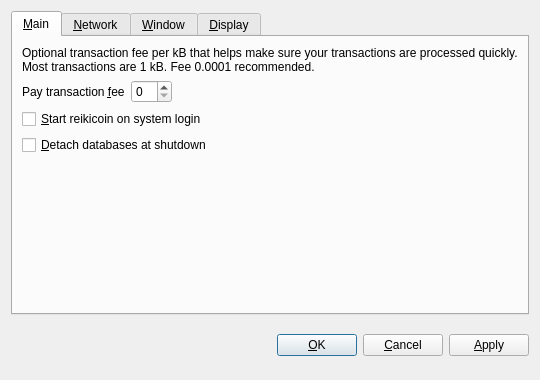
<?xml version="1.0" encoding="UTF-8"?>
<ui version="4.0">
 <class>OptionsDialog</class>
 <widget class="QDialog" name="OptionsDialog">
  <property name="geometry">
   <rect>
    <x>0</x>
    <y>0</y>
    <width>540</width>
    <height>380</height>
   </rect>
  </property>
  <property name="windowTitle">
   <string>Options</string>
  </property>
  <property name="modal">
   <bool>true</bool>
  </property>
  <layout class="QVBoxLayout" name="verticalLayout">
   <item>
    <widget class="QTabWidget" name="tabWidget">
     <property name="tabPosition">
      <enum>QTabWidget::North</enum>
     </property>
     <property name="currentIndex">
      <number>0</number>
     </property>
     <widget class="QWidget" name="tabMain">
      <attribute name="title">
       <string>&amp;Main</string>
      </attribute>
      <layout class="QVBoxLayout" name="verticalLayout_Main">
       <item>
        <widget class="QLabel" name="transactionFeeInfoLabel">
         <property name="text">
          <string>Optional transaction fee per kB that helps make sure your transactions are processed quickly. Most transactions are 1 kB. Fee 0.0001 recommended.</string>
         </property>
         <property name="textFormat">
          <enum>Qt::PlainText</enum>
         </property>
         <property name="wordWrap">
          <bool>true</bool>
         </property>
        </widget>
       </item>
       <item>
        <layout class="QHBoxLayout" name="horizontalLayout_Main">
         <item>
          <widget class="QLabel" name="transactionFeeLabel">
           <property name="text">
            <string>Pay transaction &amp;fee</string>
           </property>
           <property name="textFormat">
            <enum>Qt::PlainText</enum>
           </property>
           <property name="buddy">
            <cstring>transactionFee</cstring>
           </property>
          </widget>
         </item>
         <item>
          <widget class="reikicoinAmountField" name="transactionFee"/>
         </item>
         <item>
          <spacer name="horizontalSpacer_Main">
           <property name="orientation">
            <enum>Qt::Horizontal</enum>
           </property>
           <property name="sizeHint" stdset="0">
            <size>
             <width>40</width>
             <height>20</height>
            </size>
           </property>
          </spacer>
         </item>
        </layout>
       </item>
       <item>
        <widget class="QCheckBox" name="reikicoinAtStartup">
         <property name="toolTip">
          <string>Automatically start reikicoin after logging in to the system.</string>
         </property>
         <property name="text">
          <string>&amp;Start reikicoin on system login</string>
         </property>
        </widget>
       </item>
       <item>
        <widget class="QCheckBox" name="detachDatabases">
         <property name="toolTip">
          <string>Detach block and address databases at shutdown. This means they can be moved to another data directory, but it slows down shutdown. The wallet is always detached.</string>
         </property>
         <property name="text">
          <string>&amp;Detach databases at shutdown</string>
         </property>
        </widget>
       </item>
       <item>
        <spacer name="verticalSpacer_Main">
         <property name="orientation">
          <enum>Qt::Vertical</enum>
         </property>
         <property name="sizeHint" stdset="0">
          <size>
           <width>20</width>
           <height>40</height>
          </size>
         </property>
        </spacer>
       </item>
      </layout>
     </widget>
     <widget class="QWidget" name="tabNetwork">
      <attribute name="title">
       <string>&amp;Network</string>
      </attribute>
      <layout class="QVBoxLayout" name="verticalLayout_Network">
       <item>
        <widget class="QCheckBox" name="mapPortUpnp">
         <property name="toolTip">
          <string>Automatically open the reikicoin client port on the router. This only works when your router supports UPnP and it is enabled.</string>
         </property>
         <property name="text">
          <string>Map port using &amp;UPnP</string>
         </property>
        </widget>
       </item>
       <item>
        <widget class="QCheckBox" name="connectSocks">
         <property name="toolTip">
          <string>Connect to the reikicoin network through a SOCKS proxy (e.g. when connecting through Tor).</string>
         </property>
         <property name="text">
          <string>&amp;Connect through SOCKS proxy:</string>
         </property>
        </widget>
       </item>
       <item>
        <layout class="QHBoxLayout" name="horizontalLayout_Network">
         <item>
          <widget class="QLabel" name="proxyIpLabel">
           <property name="text">
            <string>Proxy &amp;IP:</string>
           </property>
           <property name="textFormat">
            <enum>Qt::PlainText</enum>
           </property>
           <property name="buddy">
            <cstring>proxyIp</cstring>
           </property>
          </widget>
         </item>
         <item>
          <widget class="QValidatedLineEdit" name="proxyIp" native="true">
           <property name="maximumSize">
            <size>
             <width>140</width>
             <height>16777215</height>
            </size>
           </property>
           <property name="toolTip">
            <string>IP address of the proxy (e.g. 127.0.0.1)</string>
           </property>
          </widget>
         </item>
         <item>
          <widget class="QLabel" name="proxyPortLabel">
           <property name="text">
            <string>&amp;Port:</string>
           </property>
           <property name="textFormat">
            <enum>Qt::PlainText</enum>
           </property>
           <property name="buddy">
            <cstring>proxyPort</cstring>
           </property>
          </widget>
         </item>
         <item>
          <widget class="QLineEdit" name="proxyPort">
           <property name="maximumSize">
            <size>
             <width>55</width>
             <height>16777215</height>
            </size>
           </property>
           <property name="toolTip">
            <string>Port of the proxy (e.g. 9050)</string>
           </property>
          </widget>
         </item>
         <item>
          <widget class="QLabel" name="socksVersionLabel">
           <property name="text">
            <string>SOCKS &amp;Version:</string>
           </property>
           <property name="textFormat">
            <enum>Qt::PlainText</enum>
           </property>
           <property name="buddy">
            <cstring>socksVersion</cstring>
           </property>
          </widget>
         </item>
         <item>
          <widget class="QValueComboBox" name="socksVersion">
           <property name="toolTip">
            <string>SOCKS version of the proxy (e.g. 5)</string>
           </property>
          </widget>
         </item>
         <item>
          <spacer name="horizontalSpacer_Network">
           <property name="orientation">
            <enum>Qt::Horizontal</enum>
           </property>
           <property name="sizeHint" stdset="0">
            <size>
             <width>40</width>
             <height>20</height>
            </size>
           </property>
          </spacer>
         </item>
        </layout>
       </item>
       <item>
        <spacer name="verticalSpacer_Network">
         <property name="orientation">
          <enum>Qt::Vertical</enum>
         </property>
         <property name="sizeHint" stdset="0">
          <size>
           <width>20</width>
           <height>40</height>
          </size>
         </property>
        </spacer>
       </item>
      </layout>
     </widget>
     <widget class="QWidget" name="tabWindow">
      <attribute name="title">
       <string>&amp;Window</string>
      </attribute>
      <layout class="QVBoxLayout" name="verticalLayout_Window">
       <item>
        <widget class="QCheckBox" name="minimizeToTray">
         <property name="toolTip">
          <string>Show only a tray icon after minimizing the window.</string>
         </property>
         <property name="text">
          <string>&amp;Minimize to the tray instead of the taskbar</string>
         </property>
        </widget>
       </item>
       <item>
        <widget class="QCheckBox" name="minimizeOnClose">
         <property name="toolTip">
          <string>Minimize instead of exit the application when the window is closed. When this option is enabled, the application will be closed only after selecting Quit in the menu.</string>
         </property>
         <property name="text">
          <string>M&amp;inimize on close</string>
         </property>
        </widget>
       </item>
       <item>
        <spacer name="verticalSpacer_Window">
         <property name="orientation">
          <enum>Qt::Vertical</enum>
         </property>
         <property name="sizeHint" stdset="0">
          <size>
           <width>20</width>
           <height>40</height>
          </size>
         </property>
        </spacer>
       </item>
      </layout>
     </widget>
     <widget class="QWidget" name="tabDisplay">
      <attribute name="title">
       <string>&amp;Display</string>
      </attribute>
      <layout class="QVBoxLayout" name="verticalLayout_Display">
       <item>
        <layout class="QHBoxLayout" name="horizontalLayout_1_Display">
         <item>
          <widget class="QLabel" name="langLabel">
           <property name="text">
            <string>User Interface &amp;language:</string>
           </property>
           <property name="textFormat">
            <enum>Qt::PlainText</enum>
           </property>
           <property name="buddy">
            <cstring>lang</cstring>
           </property>
          </widget>
         </item>
         <item>
          <widget class="QValueComboBox" name="lang">
           <property name="toolTip">
            <string>The user interface language can be set here. This setting will take effect after restarting reikicoin.</string>
           </property>
          </widget>
         </item>
        </layout>
       </item>
       <item>
        <layout class="QHBoxLayout" name="horizontalLayout_2_Display">
         <item>
          <widget class="QLabel" name="unitLabel">
           <property name="text">
            <string>&amp;Unit to show amounts in:</string>
           </property>
           <property name="textFormat">
            <enum>Qt::PlainText</enum>
           </property>
           <property name="buddy">
            <cstring>unit</cstring>
           </property>
          </widget>
         </item>
         <item>
          <widget class="QValueComboBox" name="unit">
           <property name="toolTip">
            <string>Choose the default subdivision unit to show in the interface and when sending coins.</string>
           </property>
          </widget>
         </item>
        </layout>
       </item>
       <item>
        <widget class="QCheckBox" name="displayAddresses">
         <property name="toolTip">
          <string>Whether to show reikicoin addresses in the transaction list or not.</string>
         </property>
         <property name="text">
          <string>&amp;Display addresses in transaction list</string>
         </property>
        </widget>
       </item>
       <item>
        <spacer name="verticalSpacer_Display">
         <property name="orientation">
          <enum>Qt::Vertical</enum>
         </property>
         <property name="sizeHint" stdset="0">
          <size>
           <width>20</width>
           <height>40</height>
          </size>
         </property>
        </spacer>
       </item>
      </layout>
     </widget>
    </widget>
   </item>
   <item>
    <layout class="QHBoxLayout" name="horizontalLayout_Buttons">
     <item>
      <spacer name="horizontalSpacer_1">
       <property name="orientation">
        <enum>Qt::Horizontal</enum>
       </property>
       <property name="sizeHint" stdset="0">
        <size>
         <width>40</width>
         <height>48</height>
        </size>
       </property>
      </spacer>
     </item>
     <item>
      <widget class="QLabel" name="statusLabel">
       <property name="font">
        <font>
         <weight>75</weight>
         <bold>true</bold>
        </font>
       </property>
       <property name="text">
        <string/>
       </property>
       <property name="textFormat">
        <enum>Qt::PlainText</enum>
       </property>
       <property name="wordWrap">
        <bool>true</bool>
       </property>
      </widget>
     </item>
     <item>
      <spacer name="horizontalSpacer_2">
       <property name="orientation">
        <enum>Qt::Horizontal</enum>
       </property>
       <property name="sizeHint" stdset="0">
        <size>
         <width>40</width>
         <height>48</height>
        </size>
       </property>
      </spacer>
     </item>
     <item>
      <widget class="QPushButton" name="okButton">
       <property name="text">
        <string>&amp;OK</string>
       </property>
      </widget>
     </item>
     <item>
      <widget class="QPushButton" name="cancelButton">
       <property name="text">
        <string>&amp;Cancel</string>
       </property>
       <property name="autoDefault">
        <bool>false</bool>
       </property>
      </widget>
     </item>
     <item>
      <widget class="QPushButton" name="applyButton">
       <property name="text">
        <string>&amp;Apply</string>
       </property>
       <property name="autoDefault">
        <bool>false</bool>
       </property>
      </widget>
     </item>
    </layout>
   </item>
  </layout>
 </widget>
 <customwidgets>
  <customwidget>
   <class>QValidatedLineEdit</class>
   <extends>QWidget</extends>
   <header>qvalidatedlineedit.h</header>
  </customwidget>
  <customwidget>
   <class>reikicoinAmountField</class>
   <extends>QSpinBox</extends>
   <header>reikicoinamountfield.h</header>
  </customwidget>
  <customwidget>
   <class>QValueComboBox</class>
   <extends>QComboBox</extends>
   <header>qvaluecombobox.h</header>
  </customwidget>
 </customwidgets>
 <resources/>
 <connections/>
</ui>
